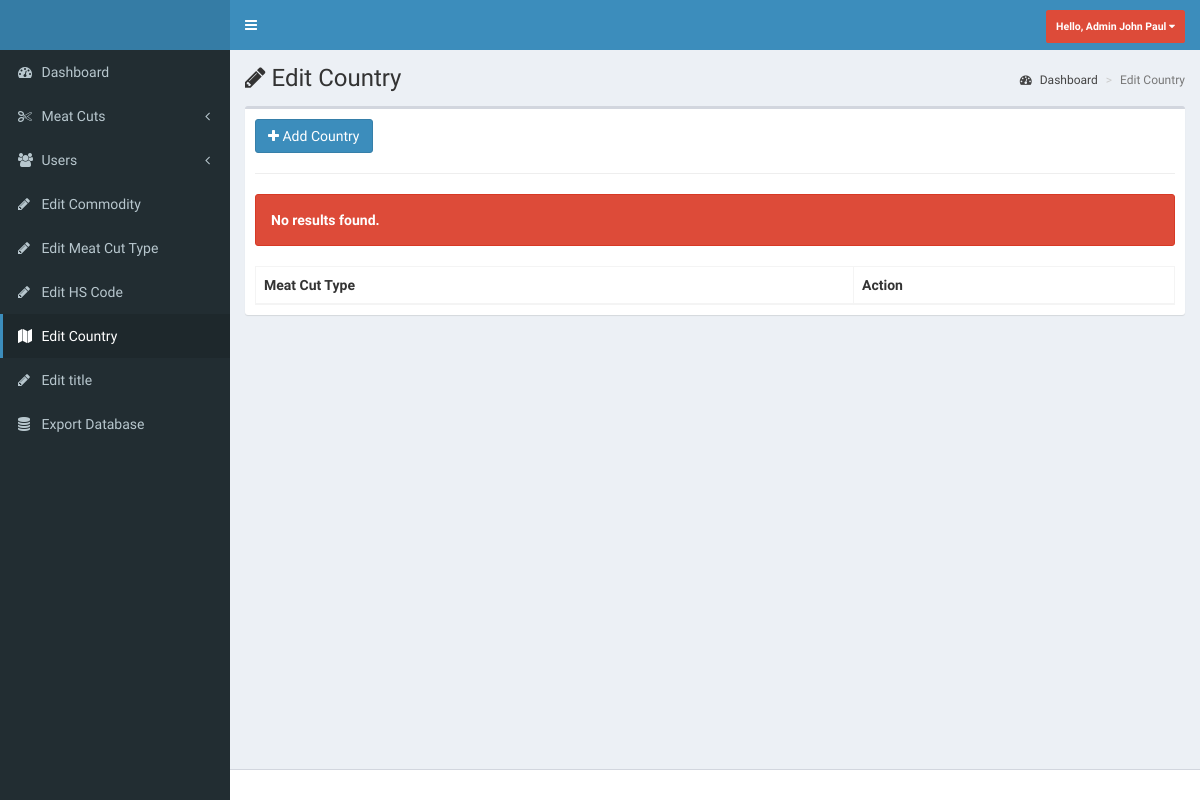
Page /pages/admin/edit-country.php (signed in) on the earlier database version.
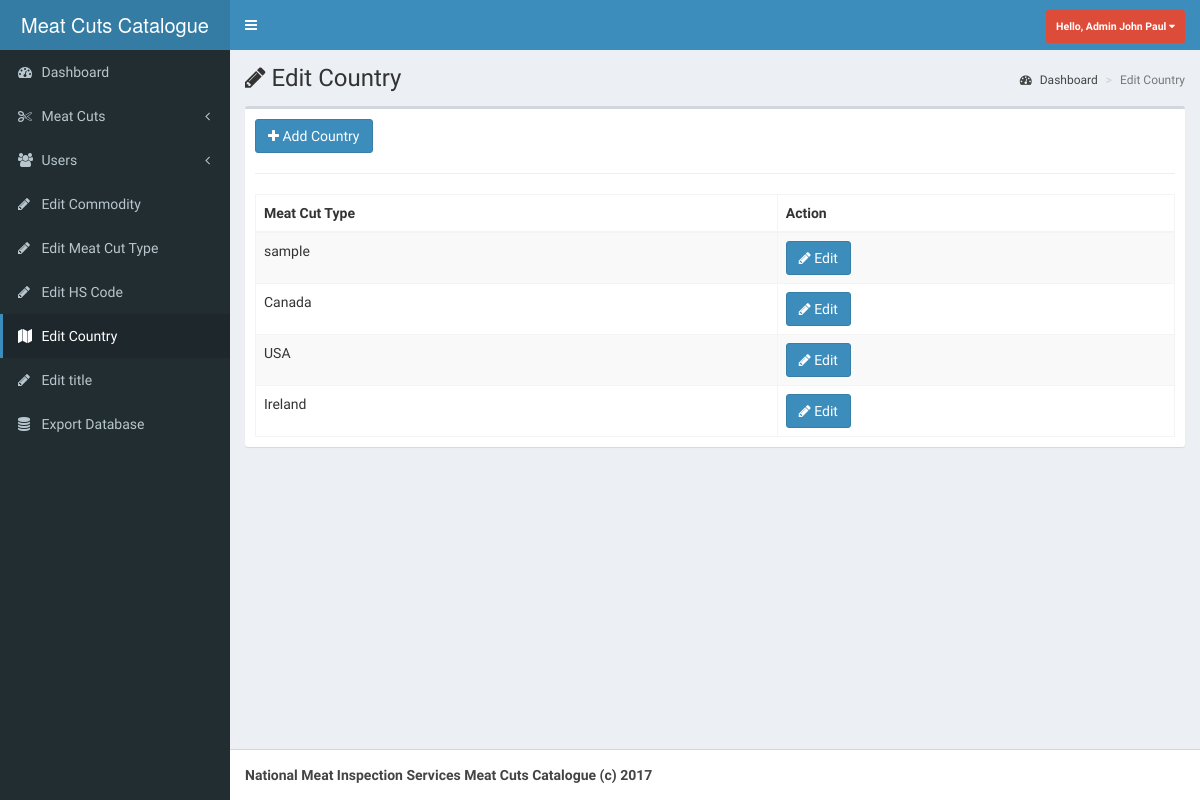
Same page on the later database version.
### tables this page shows
CREATE TABLE `title_footer` (
  `id` int(11) NOT NULL,
  `title` varchar(255) NOT NULL,
  `name` varchar(255) NOT NULL,
  `mini_name` varchar(255) NOT NULL,
  `footer` varchar(255) NOT NULL
);

CREATE TABLE `country` (
  `id` int(11) NOT NULL,
  `country` varchar(255) NOT NULL
);

### includes/admin-session.php (called while the page is built, shortened)
<?php
include 'config.php';
$res 	= $db->query("SELECT * FROM accounts_tbl WHERE id=".$_SESSION['admin']);
$opt 	  = $db->query("SELECT * FROM title_footer");
$row 	  = $opt->fetch_object();
$sitename = $row->name;
$footer   = $row->footer;

### pages/admin/edit-country.php (the view, shortened to what the changed rows need)
<?php include '../../includes/functions.php';
      include '../../includes/admin-session.php';
      ?>
<!DOCTYPE html>
<html>
<head>
  <link rel="stylesheet" href="../../bootstrap/css/bootstrap.min.css">
  <link rel="stylesheet" href="https://cdnjs.cloudflare.com/ajax/libs/font-awesome/4.5.0/css/font-awesome.min.css">
  <link rel="stylesheet" href="https://cdnjs.cloudflare.com/ajax/libs/ionicons/2.0.1/css/ionicons.min.css">
  <link rel="stylesheet" href="../../dist/css/AdminLTE.min.css">
      <link href="../../plugins/animate.css/animate.min.css" rel="stylesheet">
  <link rel="stylesheet" href="../../dist/css/skins/_all-skins.min.css">
    <link rel="stylesheet" href="../../plugins/parsleyjs/src/parsley.css">
            <link rel="stylesheet" href="../../build/sweetalert.css">
        <link href="../../plugins/datatables.net-bs/css/dataTables.bootstrap.min.css" rel="stylesheet">
    <link href="../../plugins/datatables.net-buttons-bs/css/buttons.bootstrap.min.css" rel="stylesheet">
    <link href="../../plugins/datatables.net-fixedheader-bs/css/fixedHeader.bootstrap.min.css" rel="stylesheet">
    <link href="../../plugins/datatables.net-responsive-bs/css/responsive.bootstrap.min.css" rel="stylesheet">
    <link href="../../plugins/datatables.net-scroller-bs/css/scroller.bootstrap.min.css" rel="stylesheet">
</head>
<body class="hold-transition skin-blue sidebar-mini">
<div class="wrapper">
  <header class="main-header">
    <a href="dashboard.php" class="logo">
      <span class="logo-lg"><?php echo $sitename?></span>
    </a>
    <nav class="navbar navbar-static-top">
      <a href="#" class="sidebar-toggle" data-toggle="offcanvas" role="button">
      </a>
      <div class="navbar-custom-menu">
      </div>
    </nav>
  </header>
  <aside class="main-sidebar">
  </aside>
  <div class="content-wrapper">
    <section class="content-header">
      <h1>
        <i class="fa fa-pencil"></i> Edit Country
      </h1>
    </section>
  </div>
</div>
<hr>
      <table id="datatable-responsive" class="table table-striped table-bordered dt-responsive nowrap" cellspacing="0" width="100%">
        <thead>
          <tr>
            <th>Meat Cut Type</th>
            <th>Action</th>
        </thead>
        <tbody>
          <tr>
          <?php show_country()?>
          </tr>
        </tbody>
      </table>
  <footer class="main-footer">
    <strong><?php echo $footer?></strong>
  </footer>
</body>
</html>

### includes/functions.php (shortened to what the changed rows need)
<?php
include 'config.php';
							 ?>
		<?php
function show_country(){
	global $db;
	$query = $db->query("SELECT * FROM country");
	$check = $query->num_rows;
	if($check < 1){
			echo'<div class="alert alert-danger" style="font-size:14px;font-weight:bolder;text-align:left"> No results found.</div>';
		}else{
			while($row = $query->fetch_object()){
				$id = $row->id;
				$country = $row->country;
				echo'<td>'.$country.'</td>
					 <td>
					 <form method="POST">
					 <input type="hidden" name="id" value="'.$id.'">
					 <button type="submit" name="btn-edit" class="btn btn-primary"><i class="fa fa-pencil"></i> Edit </button>
					 </td>
					 </form>
					 </tr>';
			}
		}
}
		?>

Differences in the rows shown:
added title_footer: name "Meat Cuts Catalogue", footer "National Meat Inspection Services Meat Cuts Catalogue (c) 2017"
added country: country "sample"
added country: country "Canada"
added country: country "USA"
added country: country "Ireland"
Other differences:
text no longer shown: "No results found."
